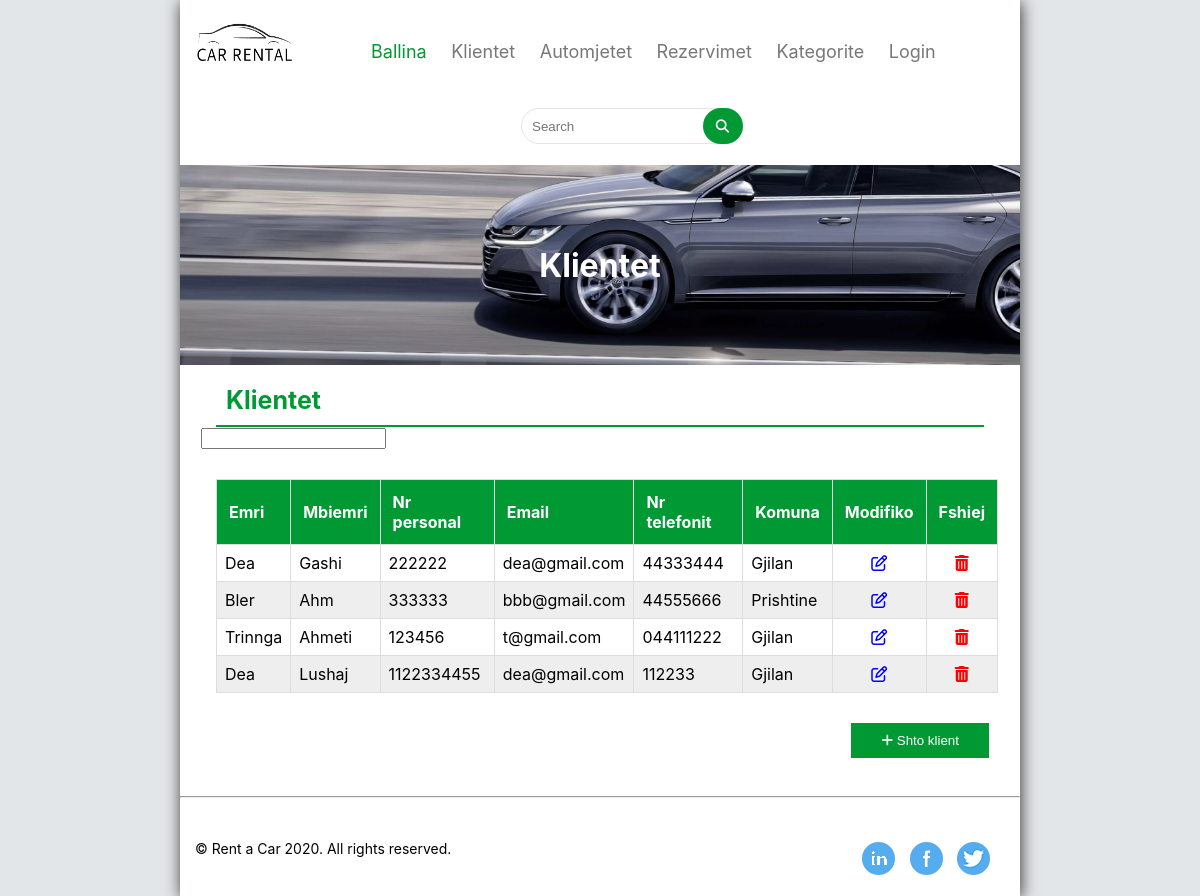
The app's page /klientet.php with its own data.
### tables this page shows
CREATE TABLE `klientet` (
  `klientID` int(11) NOT NULL,
  `emri` varchar(50) NOT NULL,
  `mbiemri` varchar(50) NOT NULL,
  `emaili` varchar(50) NOT NULL,
  `telefoni` varchar(50) NOT NULL,
  `nr_personal` bigint(20) DEFAULT NULL,
  `adresa` varchar(100) NOT NULL
);

### sqlFunctions.php (called while the page is built, shortened)
<?php
function getClinets(){
    global $dbcon;
    $query = "SELECT * FROM klientet";
    $result = mysqli_query($dbcon, $query);
    return $result;
}
?>

### klientet.php (the view, shortened to what this page needs)
<?php
include_once "includes/header.php";
include_once "sqlFunctions.php";
?>
<div id="main">
    <div id="slide-bar">
        <div class="image">
            <h1>Klientet</h1>
        </div>
    </div>
    <div class="tabela">
        <h1>Klientet</h1>
        <input type="text" name="Search" id="search">
        <table id="klientet_table">
            <tr>
                <th>Emri</th>
                <th>Mbiemri</th>
                <th>Nr personal</th>
                <th>Email</th>
                <th>Nr telefonit</th>
                <th>Komuna</th>
                <th>Modifiko</th>
                <th>Fshiej</th>
            </tr>
            <tbody id="table">
                <?php
                $klientet = getClinets();
                while ($klienti = mysqli_fetch_assoc($klientet)) { ?>
                    <tr>
                        <td><?php echo $klienti['emri']; ?></td>
                        <td><?php echo $klienti['mbiemri']; ?></td>
                        <td><?php echo $klienti['nr_personal']; ?></td>
                        <td><?php echo $klienti['emaili']; ?></td>
                        <td><?php echo $klienti['telefoni']; ?></td>
                        <td><?php echo $klienti['adresa']; ?></td>
                        <td id="modifiko">
                            <a href="shto_modifikoKlient.php?klientID <?php echo $klienti['klientID']; ?>">
                        	<i class="fa fa-pencil-square-o"></i></a>
                     </td>
                        <td id="fshiej"><i class="fa fa-trash"></i></td>
                    </tr>
                <?php
                }
                ?>
            </tbody>
        </table>
        <button id="shto_klient" onclick="window.location.href='shto_modifikoKlient.php'"><i class="fa fa-plus" aria-hidden="true"></i> Shto klient</button>
    </div>
</div>
<hr>
<?php
include_once "includes/footer.php";
?>

### includes/header.php (shortened to what this page needs)
<!DOCTYPE html>
<html>
<head>
    <link rel="stylesheet" href="style.css">
</head>
<body>
    <div class="container">
        <div id="header">
            <div id="logo">
                <img src="images/logo.png" alt="Logo" width="100" height="50">
            </div>
            <div id="menu">
                <ul>
                    <li><a href="index.php" class="active">Ballina</a></li>
                    <li><a href="klientet.php">Klientet</a></li>
                    <li><a href="automjetet.php">Automjetet</a></li>
                    <li><a href="rezervimet.php">Rezervimet</a></li>
                    <li><a href="kategorite.php">Kategorite</a></li>
                    <li><a href="login.html">Login</a></li>
                </ul>
            </div>
            <div id="search-bar">
                <input type="text" placeholder="Search">
                <button type="button"><i class="fa fa-search" aria-hidden="true"></i></button>
            </div>
        </div>

### includes/footer.php
<div id="footer">
            <p>&copy; Rent a Car 2020. All rights reserved.</p>
            <ul>
                <li><a href="#"><img src="images/insta.png" alt="Instagram"></a></li>
                <li><a href="#"><img src="images/facebook.png" alt="Facebook"></a></li>
                <li><a href="#"><img src="images/snap.png" alt="Snapchat"></a></li>
            </ul>
        </div>
    </div>
</body>
</html>

### style.css (style rules this page uses)
body { margin: 0px; padding: 0px; background-color: #e3e6e8; font-family: -apple-system, BlinkMacSystemFont, "Segoe UI", Roboto, "Helvetica Neue", Arial, sans-serif; }
.container { width: 70%; margin: 0px auto; background-color: white; box-shadow: 1px 2px 15px #333; }
.container #header #menu ul li a.active { color: #009933; }
.container #header #logo { float: left; width: 15%; padding: 20px 0px 15px 15px; }
.container #header #menu { float: left; padding-top: 25px; }
.container #header #menu ul li { display: inline; font-size: 18px; padding: 10px; }
.container #header #menu ul li a { text-decoration: none; color: #777; }
.container #header #search-bar { float: left; margin-left: 200px; padding-top: 30px; }
.container #header #search-bar input[type="text"] { width: 200px; height: 30px; margin-right: -45px; border-radius: 30px; padding: 2px 10px; border: #e3e6e8 1px solid; outline: none; }
.container #header #search-bar button { height: 36px; width: 40px; border-radius: 30px; border: none; background-color: #009933; color: #fff; outline: none; }
.container #footer { width: 100%; height: 90px; }
.container #footer p { font-size: 14px; padding-top: 20px; float: left; padding-left: 15px; }
.container #footer ul { float: right; padding-right: 20px; padding-top: 20px; }
.container #footer ul li { display: inline; list-style-type: none; padding-right: 10px; }
.image { background-image: url(images/car5.png); background-position: bottom left; width: 100%; height: 200px; }
.image h1 { color: #fff; text-align: center; position: relative; top: 50%; transform: translateY(-50%); }
.tabela { width: 95%; margin: 0 auto; }
.tabela h1 { color: #009933; padding: 20px 0px 10px 10px; margin: 0px 15px; font-size: 25px; border-bottom: 2px solid #009933; }
#klientet_table { margin-top: 20px; border-collapse: collapse; width: 98%; margin: 30px 15px 0px 15px; }
#klientet_table td, #klientet_table th { border: 1px solid #ddd; padding: 8px; }
#klientet_table tr:nth-child(even) { background-color: #eee; }
#klientet_table th { padding: 12px; text-align: left; background-color: #009933; color: white; }
#shto_klient { float: right; margin-bottom: 30px; margin-top: 30px; margin-right: 10px; padding: 10px 30px; color: #fff; background-color: #009933; border: none; }
.fa-pencil-square-o { color: #0000ff; }
.fa-trash { color: #ff0000; }
#modifiko i { margin-left: 50%; transform: translateX(-50%); }
#fshiej i { margin-left: 50%; transform: translateX(-50%); }

### records on screen
klientet: emri "Dea", mbiemri "Gashi", nr_personal "222222", emaili "dea@gmail.com", telefoni "44333444", adresa "Gjilan"
klientet: emri "Bler", mbiemri "Ahm", nr_personal "333333", emaili "bbb@gmail.com", telefoni "44555666", adresa "Prishtine"
klientet: emri "Trinnga", mbiemri "Ahmeti", nr_personal "123456", emaili "t@gmail.com", telefoni "044111222", adresa "Gjilan"
klientet: emri "Dea", mbiemri "Lushaj", nr_personal "1122334455", emaili "dea@gmail.com", telefoni "112233", adresa "Gjilan"
